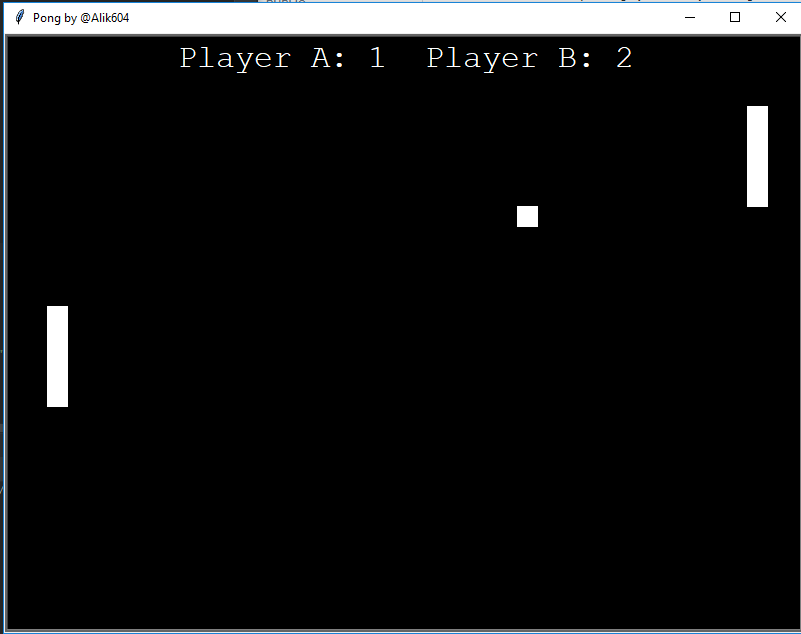

Write the Python code that produced this figure.
import turtle, os
import winsound

# try:
#    import winsound
#
#    winsound.Beep(400, 1000)
# except RuntimeError:
#    print("The system is not able to beep the speaker")
# except ImportError:
#    print("Can't import winsound module")

wn = turtle.Screen()
wn.title("Pong by @Alik604")
wn.bgcolor("black")
wn.setup(width=800, height=600)
wn.tracer(0)

# Score
score_a = 0
score_b = 0

# Paddle A
paddle_a = turtle.Turtle()
paddle_a.speed(0)
paddle_a.shape("square")
paddle_a.color("white")
paddle_a.shapesize(stretch_wid=5, stretch_len=1)
paddle_a.penup()
paddle_a.goto(-350, 0)

# Paddle B
paddle_b = turtle.Turtle()
paddle_b.speed(0)
paddle_b.shape("square")
paddle_b.color("white")
paddle_b.shapesize(stretch_wid=5, stretch_len=1)
paddle_b.penup()
paddle_b.goto(350, 0)

# Ball
ball = turtle.Turtle()
ball.speed(0)
ball.shape("square")
ball.color("white")
ball.penup()
ball.goto(0, 0)
ball.dx = .2
ball.dy = .2

# Pen
pen = turtle.Turtle()
pen.speed(0)
pen.shape("square")
pen.color("white")
pen.penup()
pen.hideturtle()
pen.goto(0, 260)
pen.write("Player A: 0  Player B: 0", align="center", font=("Courier", 24, "normal"))


# Functions
def paddle_a_up():
    y = paddle_a.ycor()
    if y < 250:
        y += 20
    paddle_a.sety(y)


def paddle_a_down():
    y = paddle_a.ycor()
    if y > -240:
        y -= 20
    paddle_a.sety(y)


def paddle_b_up():
    y = paddle_b.ycor()
    if y < 250:
        y += 20
    paddle_b.sety(y)


def paddle_b_down():
    y = paddle_b.ycor()
    if y > -240:
        y -= 20
    paddle_b.sety(y)


# Keyboard bindings
wn.listen()
wn.onkeypress(paddle_a_up, "w")
wn.onkeypress(paddle_a_down, "s")
wn.onkeypress(paddle_b_up, "Up")
wn.onkeypress(paddle_b_down, "Down")

# Main game loop
while True:
    wn.update()

    # Move the ball
    ball.setx(ball.xcor() + ball.dx)
    ball.sety(ball.ycor() + ball.dy)

    # Border checking

    # Top and bottom
    if ball.ycor() > 290:
        ball.sety(290)
        ball.dy *= -1
        winsound.Beep(600, 500)
    #        os.system("aplay bounce.wav&")

    elif ball.ycor() < -290:
        ball.sety(-290)
        ball.dy *= -1
        winsound.Beep(600, 500)
    #        os.system("aplay bounce.wav&")

    # Left and right
    if ball.xcor() > 350:
        score_a += 1
        pen.clear()
        pen.write("Player A: {}  Player B: {}".format(score_a, score_b), align="center", font=("Courier", 24, "normal"))
        ball.goto(0, 0)
        ball.dx *= -1

    elif ball.xcor() < -350:
        score_b += 1
        pen.clear()
        pen.write("Player A: {}  Player B: {}".format(score_a, score_b), align="center", font=("Courier", 24, "normal"))
        ball.goto(0, 0)
        ball.dx *= -1

    # Paddle and ball collisions
    if ball.xcor() < -340 and ball.ycor() < paddle_a.ycor() + 50 and ball.ycor() > paddle_a.ycor() - 50:
        ball.dx *= -1
        os.system("afplay bounce.wav&")

    elif ball.xcor() > 340 and ball.ycor() < paddle_b.ycor() + 50 and ball.ycor() > paddle_b.ycor() - 50:
        ball.dx *= -1
        os.system("afplay bounce.wav&")
